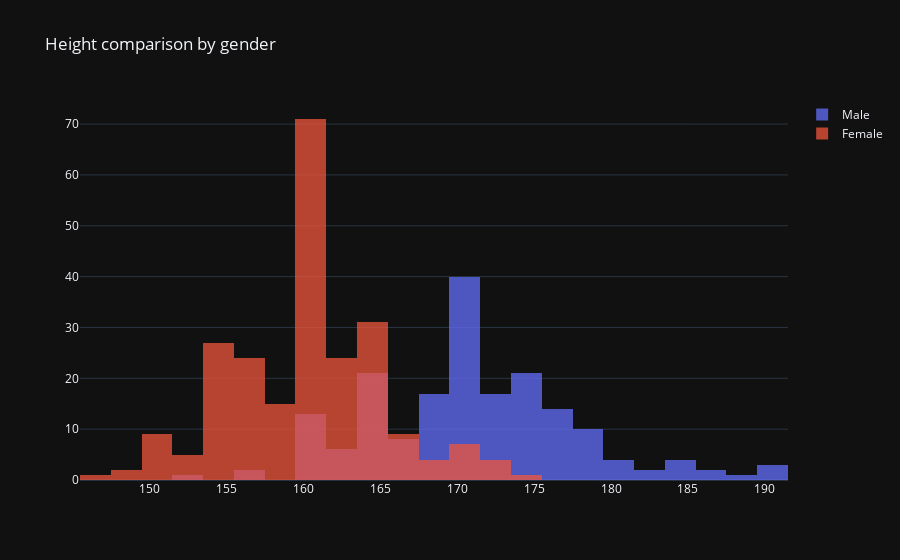

This figure's notebook cell:
### Code cell
# create the data
data = [
    # men
    go.Histogram(
        x=df[df['Sex']==0]['Height'],
        opacity=0.75,
        name='Male'
    ),
    # women
    go.Histogram(
        x=df[df['Sex']==1]['Height'],
        opacity=0.75,
        name='Female'
    )]

# create the layout
layout = go.Layout(
    barmode='overlay',
    title="Height comparison by gender"
)

# create the figure
fig = go.Figure(data=data, layout=layout)
fig.show()

### Figure 1 — Plotly figure (JSON) as saved in the notebook; plotly's stock layout.template omitted (floating-point values rounded to 4 significant figures; data arrays with more than 128 entries replaced by an {"elided": "..."} marker saying what was removed)
{"data": [{"name": "Male", "opacity": 0.75, "x": {"elided": "186 int values"}, "type": "histogram"}, {"name": "Female", "opacity": 0.75, "x": {"elided": "234 int values"}, "type": "histogram"}], "layout": {"barmode": "overlay", "title": {"text": "Height comparison by gender"}}}
